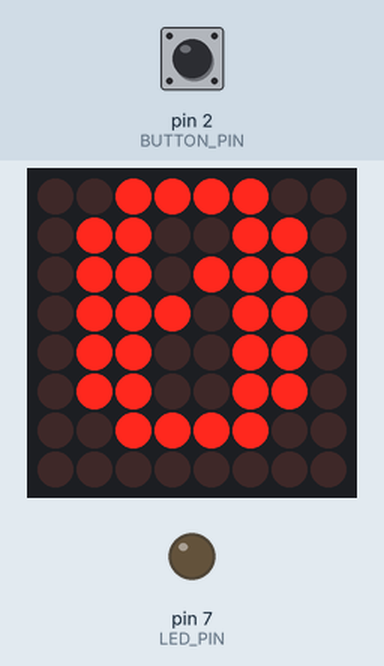
This sketch was run on a simulated Arduino Uno, built with avr-gcc and run on an emulated ATmega328P. Parts: 8×8 LED matrix, output pins drawn as LEDs (lit = HIGH). Dashed ring = blinking. The inputs (shaded band) are chosen by the test bench; at power-on: pin 2 (BUTTON_PIN) HIGH. The local clock reads 2024-03-15 10:24:30 at power-on unless the sketch sets it.

Above: at 1.2 s.
1.3 s: pin 2 (BUTTON_PIN) pulled LOW for 0.15 s
At 11.8 s:
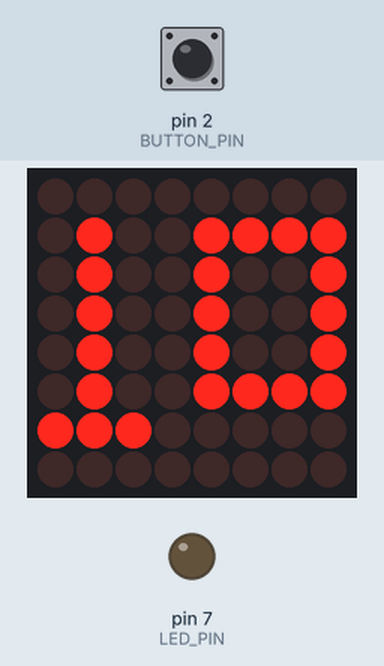
12.5 s: pin 2 (BUTTON_PIN) pulled LOW for 1 s
At 12.56 s:
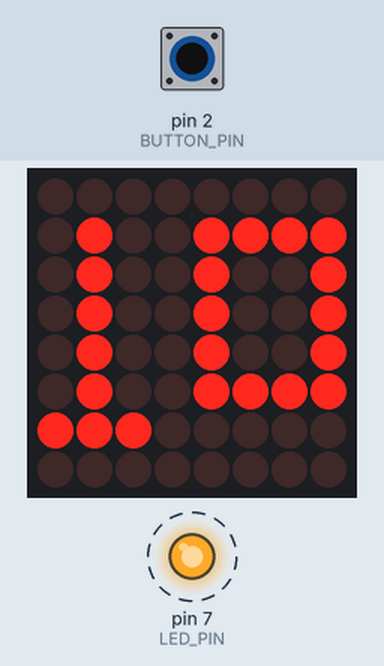
15.0 s: pin 2 (BUTTON_PIN) pulled LOW for 3.2 s
At 16.8 s:
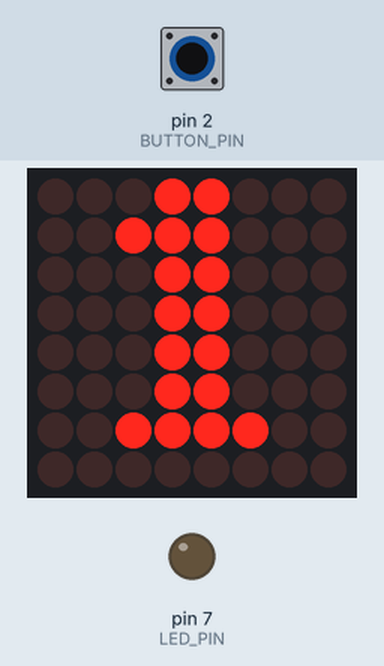
Timing chart, 0 to 18.3 s (numbered marks = the images above; inputs shaded):
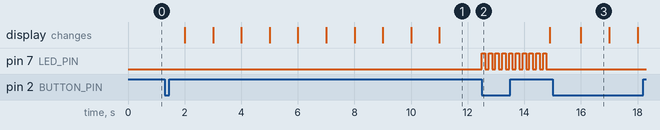

Measured:
- after the input at 1.3 s, the display: first changes after 0.70 s (image 1 shows a later state)
- after the input at 12.5 s, pin 7 (LED_PIN): alternates HIGH for 0.12 s and LOW for 0.12 s, starting at once
- after the input at 15.0 s, the display: changes after 1.0 s (image 3)
- what the display in image 3 shows lasts 1.0 s, from 16.0 s to 17.0 s

The sketch:

lab3.ino
```cpp
#include <Wire.h>
#include <RTClib.h>
#include <LedControl.h>

// MAX7219 pins (to IN header of the module)
const int DIN_PIN = 11;
const int CLK_PIN = 13;
const int CS_PIN  = 10;

// IO pins
const int BUTTON_PIN = 2;
const int LED_PIN = 7;

// Game settings
const int TARGET_VALUE = 10;  // number you must react to
const int WINDOW = 500;       // ±500 ms

// Objects
RTC_DS1307 rtc;
LedControl lc(DIN_PIN, CLK_PIN, CS_PIN, 1);

// State variables
int state = 0;         // 0 = idle, 1 = counting, 2 = wait reaction
int counter = 0;
int lastSecond = -1;
unsigned long targetTime = 0;
int lastButton = HIGH;

// 8x8 digit patterns (each byte is one row; 1 bits = LEDs ON)
const byte DIGITS[11][8] = {
  {B00111100,B01100110,B01101110,B01110110,B01100110,B01100110,B00111100,B00000000}, // 0
  {B00011000,B00111000,B00011000,B00011000,B00011000,B00011000,B00111100,B00000000}, // 1
  {B00111100,B01100110,B00000110,B00001100,B00110000,B01100000,B01111110,B00000000}, // 2
  {B00111100,B01100110,B00000110,B00011100,B00000110,B01100110,B00111100,B00000000}, // 3
  {B00001100,B00011100,B00101100,B01001100,B01111110,B00001100,B00001100,B00000000}, // 4
  {B01111110,B01100000,B01111100,B00000110,B00000110,B01100110,B00111100,B00000000}, // 5
  {B00111100,B01100110,B01100000,B01111100,B01100110,B01100110,B00111100,B00000000}, // 6
  {B01111110,B01100110,B00000110,B00001100,B00011000,B00011000,B00011000,B00000000}, // 7
  {B00111100,B01100110,B01100110,B00111100,B01100110,B01100110,B00111100,B00000000}, // 8
  {B00111100,B01100110,B01100110,B00111110,B00000110,B01100110,B00111100,B00000000}, // 9
  {B00000000,B01001111,B01001001,B01001001,B01001001,B01001111,B11100000,B00000000}  // 10
};

void setup() {
  pinMode(BUTTON_PIN, INPUT_PULLUP);
  pinMode(LED_PIN, OUTPUT);
  digitalWrite(LED_PIN, LOW);

  lc.shutdown(0, false);
  lc.setIntensity(0, 8);
  lc.clearDisplay(0);

  Wire.begin();
  rtc.begin();

  displayNumber(0);
}

void loop() {
  int button = digitalRead(BUTTON_PIN);
  bool pressed = (lastButton == HIGH && button == LOW); // falling-edge detect
  lastButton = button;

  DateTime now = rtc.now();
  int sec = now.second();

  if (state == 0) {
    // IDLE
    if (pressed) {
      counter = 0;
      displayNumber(counter);
      lastSecond = sec;
      state = 1;
    }
  }
  else if (state == 1) {
    // COUNTING (DS1307 seconds)
    if (sec != lastSecond) {
      lastSecond = sec;
      counter++;
      if (counter > 10) counter = 10;

      displayNumber(counter);

      if (counter == TARGET_VALUE) {
        targetTime = millis();  // time when target was displayed
        state = 2;              // wait for reaction
      }
    }
  }
  else if (state == 2) {
    // WAIT_FOR_REACTION
    if (pressed) {
      unsigned long nowMs = millis();
      unsigned long diff = (nowMs >= targetTime) ? (nowMs - targetTime) : (targetTime - nowMs);

      bool success = (diff <= (unsigned long)WINDOW);
      showFeedback(success);

      counter = 0;
      displayNumber(counter);
      state = 0;
    }
  }
}

// Draw a pattern (0–10) on the 8x8 matrix
void drawDigit(int d) {
  lc.clearDisplay(0);
  for (int row = 0; row < 8; row++) {
    lc.setRow(0, row, DIGITS[d][row]);
  }
}

// Show 0–10 on 8x8 matrix
void displayNumber(int value) {
  if (value >= 0 && value <= 10) {
    drawDigit(value);
  }
}

// Simple LED feedback
void showFeedback(bool success) {
  if (success) {
    digitalWrite(LED_PIN, HIGH);
    delay(1000);
    digitalWrite(LED_PIN, LOW);
  } else {
    for (int i = 0; i < 10; i++) {
      digitalWrite(LED_PIN, HIGH);
      delay(120);
      digitalWrite(LED_PIN, LOW);
      delay(120);
    }
  }
}
```
